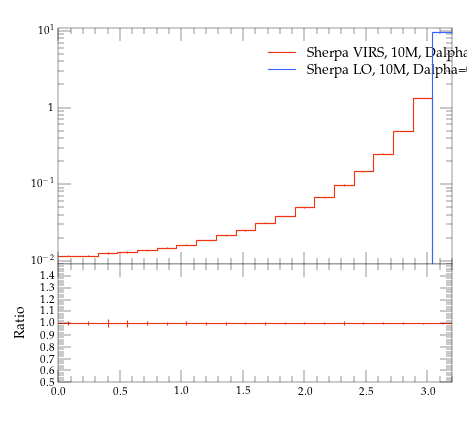

Generate this figure with Python:
#! /usr/bin/env python

# This Python script was auto-generated using YODA v2.0.0.
# Analysis object: /evtb/inc_tjb_dphi
# Timestamp: 16-04-2024 (10:08:55)

import matplotlib as mpl
import matplotlib.pyplot as plt
mpl.use('Agg') # comment out for interactive use
import os
import numpy as np

plotDir = os.path.split(os.path.realpath(__file__))[0]
if 'YODA_USER_PLOT_PATH' in globals():
    plot_outdir = globals()['YODA_USER_PLOT_PATH']
else:
    plot_outdir = plotDir

#plot style
plt.style.use(os.path.join(plotDir, '../default.mplstyle'))
# plot metadata
figW, figH = plt.rcParams['figure.figsize']
ax_xLabel = r''
ax_yLabel = r''
ax_title  = r''
ax_xScale = 'linear'
ax_yScale = 'log'
xLims = (0.0, 3.2)
yLims = (0.009000000000000001, 11.0)

# TeX-friendly labels for the legend
labels = [ r"Sherpa VIRS, 10M, Dalpha=0.01", r"Sherpa LO, 10M, Dalpha=0.01" ]

# Create figure and axis objects
fig, (ax, ratio0_ax) = plt.subplots(2, 1, sharex=True,
                  figsize=(figW,figH), gridspec_kw={'height_ratios': (2, 1)})
ratio0_ax.yaxis.set_major_locator(mpl.ticker.MultipleLocator(0.1))
ratio0_ax.set_ylim(0.5, 1.4999)
ratio0_ax.set_ylabel('Ratio')

# LineColor map: curve index -> color
linecolors = {0: '#EE3311', 1: '#3366FF'}
# the numerical data is stored in a separate file
dataf = dict()
prefix = os.path.split(__file__)[0]
if prefix:    prefix = prefix + '/'
exec(open(prefix+'inc_tjb_dphi__data.py').read(), dataf)


legend_handles = [] # keep track of handles for the legend

# style options for curves
# starts at zorder>=5 to draw curve on top of legend
styles = {
  'curve0': {
    'color' : linecolors[0],
    'linestyle' : '-',
    'marker' : 'o',
    'zorder' : 5,
    'histstyle' : True,
  },
  'curve1': {
    'color' : linecolors[1],
    'linestyle' : '-',
    'marker' : 'o',
    'zorder' : 6,
    'histstyle' : True,
  },
}
# curve from input yoda files in main panel
for label in dataf['yvals'].keys():
    if all(np.isnan(v) for v in dataf['yvals'][label]):
        continue
    tmp = None
    if styles[label]['histstyle']: # draw as histogram
        tmp, = ax.plot(dataf['xedges'], dataf['yedges'][label],
                       color=styles[label]['color'],
                       linestyle=styles[label]['linestyle'],
                       drawstyle='steps-pre', solid_joinstyle='miter',
                       zorder=styles[label]['zorder'], label=label)
        ax.errorbar(dataf['xpoints'], dataf['yvals'][label], color=styles[label]['color'],
                    xerr=dataf['xerrs'], yerr=[dataf['ydowns'][label], dataf['yups'][label]],
                    linestyle='none', zorder=styles[label]['zorder'])
    else: # draw as scatter
        tmp = ax.errorbar(dataf['xpoints'], dataf['yvals'][label],
                          xerr=dataf['xerrs'],
                          yerr=[ dataf['ydowns'][label],
                          dataf['yups'][label] ],
                          fmt=styles[label]['marker'],
                          ecolor=styles[label]['color'],
                          color=styles[label]['color'], zorder=2)
        tmp[-1][0].set_linestyle(styles[label]['linestyle'])
    legend_handles += [tmp]
    for varLabel in dataf['variation_yvals'].keys():
        if varLabel.startswith(label):
            tmp, = ax.plot(dataf['xedges'], dataf['variation_yvals'][varLabel],
                           color=styles[label]['color'],
                           linestyle=styles[label]['linestyle'],
                           drawstyle='steps-pre', solid_joinstyle='miter',
                           zorder=styles[label]['zorder'], alpha=0.5)


# plots on ratio panel
# curve from input yoda files in ratio panel
for label, yvals in dataf['ratio0_yvals'].items():
    if all(np.isnan(v) for v in yvals):
        continue
    if styles[label]['histstyle']: # plot as histogram
        ratio0_ax.plot(dataf['xedges'], yvals,
                       color=styles[label]['color'],
                       linestyle=styles[label]['linestyle'],
                       drawstyle='steps-pre', zorder=1,
                       solid_joinstyle='miter')
        ratio0_ax.vlines(dataf['xpoints'],
                         dataf['ratio0_ymin'][label],
                         dataf['ratio0_ymax'][label],
                         color=styles[label]['color'], zorder=1)
    else: # plot as scatter
        tmp = ratio0_ax.errorbar(dataf['xpoints'],
                                 yvals, xerr=dataf['xerrs'],
                                 yerr=dataf['ratio0_yerrs'][label],
                                 fmt=styles[label]['marker'],
                                 ecolor=styles[label]['color'],
                                 color=styles[label]['color'])
        tmp[-1][0].set_linestyle(styles[label]['linestyle'])

    for varlabel in dataf['ratio0_variation_vals'].keys():
        if varlabel.startswith(label):
            ratio0_ax.plot(dataf['xedges'],
                            dataf['ratio0_variation_vals'][varlabel],
                            color=styles[label]['color'],
                            linestyle=styles[label]['linestyle'],
                            drawstyle='steps-pre', solid_joinstyle='miter',
                            zorder=1, alpha=0.5)

legend_pos = (0.5, 0.97)
ax.legend(legend_handles, labels, loc='upper left', bbox_to_anchor=legend_pos)

# set plot metadata as defined above
ratio0_ax.set_xlabel(ax_xLabel)
ratio0_ax.xaxis.set_label_coords(1., -.15)
ax.set_ylabel(ax_yLabel, loc='top')
ax.set_title(ax_title, loc='left')
ax.set_xscale(ax_xScale)
ax.set_yscale(ax_yScale)
ax.set_xlim(xLims)
ax.set_ylim(yLims)

# tick formatting
plt.rcParams['xtick.top'] = True
plt.rcParams['ytick.right'] = True
ax.yaxis.set_major_locator(mpl.ticker.LogLocator(base=10.0, numticks=np.inf))
ax.yaxis.set_minor_locator(mpl.ticker.LogLocator(
                           base=10.0, subs=np.arange(0.1, 1, 0.1), numticks=np.inf))
fig.align_ylabels((ax, ratio0_ax))
plt.savefig(os.path.join(plot_outdir, 'inc_tjb_dphi.pdf'), format='PDF')
plt.savefig(os.path.join(plot_outdir, 'inc_tjb_dphi.png'), format='PNG')

plt.close(fig)
